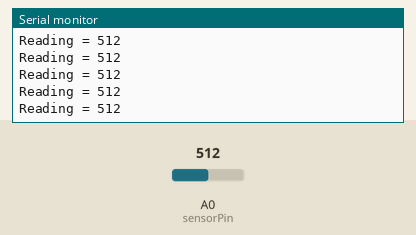
Bench run of a sketch on a simulated Arduino Uno, built with avr-gcc and run on an emulated ATmega328P. Shown: the last lines printed to the serial monitor. The inputs (shaded band) are chosen by the test bench; at power-on: A0 (sensorPin) = 512.

Above: at 1.2 s.
1.3 s: A0 (sensorPin) set to 716
At 1.31 s:
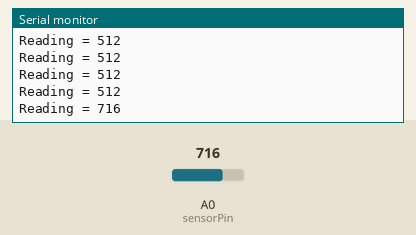
2.8 s: A0 (sensorPin) set to 900
At 2.82 s:
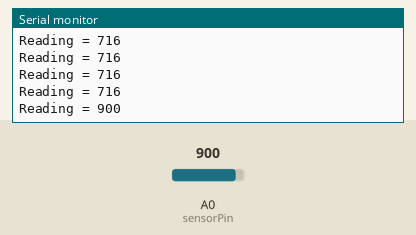
Timing chart, 0 to 5.8 s (numbered marks = the images above; inputs shaded):
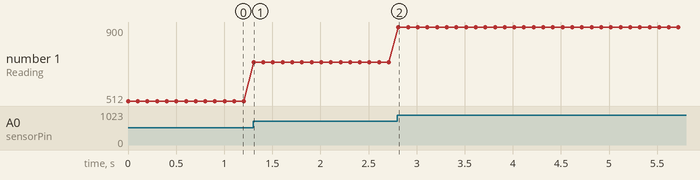

Measured:
- after the input at 1.3 s, the serial monitor: prints a new line at once (image 1)
- after the input at 2.8 s, the serial monitor: prints a new line at once (image 2)
- plotted number 1: 512 → 716 after the input at 1.3 s, 716 → 900 after the input at 2.8 s

The sketch:

AnalogRefTest.ino
```cpp
int sensorPin = A0;    // select the input pin for the potentiometer
int sensorValue = 0;  // variable to store the value coming from the sensor
char lineout[100];

void setup() {
  // declare the ledPin as an OUTPUT:
  Serial.begin(115200);
  Serial.println("Analog Test");
  analogReference(EXTERNAL);
}

void loop() {
  sensorValue = analogRead(sensorPin);
  sprintf(lineout, "Reading = %d", sensorValue);
  Serial.println(lineout);
  delay(100);
}
```
